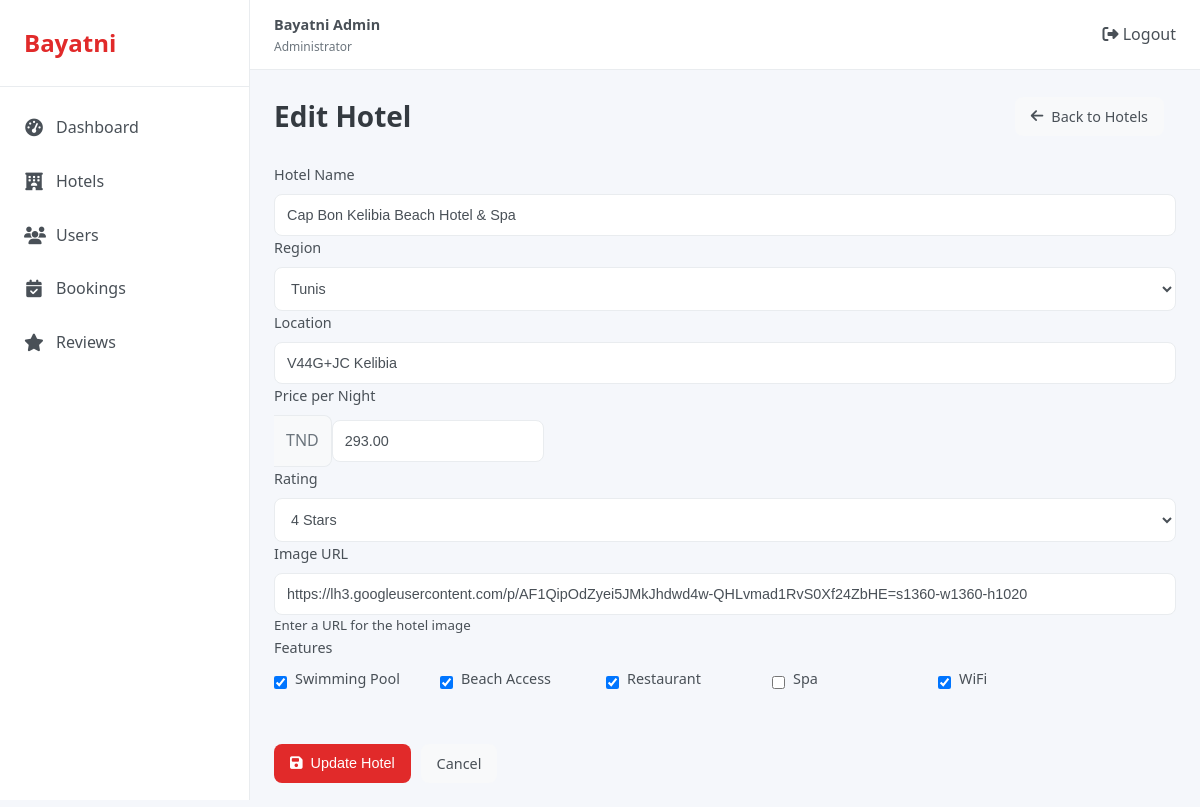
The app's page /admin/app/controllers/hotels/hotel_edit.php?id=13 (signed in) with its own data.
### tables this page shows
CREATE TABLE `hotels` (
  `id` int(11) NOT NULL,
  `title` varchar(100) NOT NULL,
  `location` varchar(100) NOT NULL,
  `price` decimal(10,2) NOT NULL,
  `rating` int(1) NOT NULL,
  `reviews_count` int(11) NOT NULL DEFAULT 0,
  `region` enum('tunis','hammamet','sousse','djerba','tabarka') NOT NULL,
  `image_url` varchar(255) NOT NULL,
  `features` varchar(255) DEFAULT NULL,
  `created_at` timestamp NOT NULL DEFAULT current_timestamp()
);

### admin/app/controllers/Hotels/hotel_edit.php (the view, shortened to what this page needs)
<?php
require_once __DIR__ .'/../../../config/config.php';
$id = intval($_GET['id']);
$query = "SELECT * FROM hotels WHERE id = ?";
$stmt = $conn->prepare($query);
$stmt->bind_param("i", $id);
$stmt->execute();
$result = $stmt->get_result();
$hotel = $result->fetch_assoc();
$hotelFeatures = explode(',', $hotel['features']);
?>
<!DOCTYPE html>
<html lang="en">
<head>
    <link rel="stylesheet" href="../../../public/css/styles.css">
    <link rel="stylesheet" href="https://cdnjs.cloudflare.com/ajax/libs/font-awesome/6.4.0/css/all.min.css">
</head>
<body>
    <div class="dashboard">
        <?php include __DIR__ .'/../../../includes/sidebar.php'; ?>
        <main class="main-content">
        <?php include __DIR__ .'/../../../includes/header.php'; ?>
            <div class="dashboard-content">
                <div class="page-header">
                    <h1>Edit Hotel</h1>
                    <a href="hotels.php" class="secondary-btn">
                        <i class="fas fa-arrow-left"></i> Back to Hotels
                    </a>
                </div>
                <div class="card">
                    <div class="card-body">
                        <form action="hotel_edit.php?id=<?php echo $id; ?>" method="POST" class="form">
                            <div class="form-group">
                                <label for="title">Hotel Name</label>
                                <input type="text" id="title" name="title" class="form-control" value="<?php echo htmlspecialchars($hotel['title']); ?>" required>
                            </div>
                            <div class="form-group">
                                <label for="region">Region</label>
                                <select id="region" name="region" class="form-control" required>
                                    <option value="tunis" <?php echo $hotel['region'] == 'tunis' ? 'selected' : ''; ?>>Tunis</option>
                                </select>
                            </div>
                            <div class="form-group">
                                <label for="location">Location</label>
                                <input type="text" id="location" name="location" class="form-control" value="<?php echo htmlspecialchars($hotel['location']); ?>" required>
                            </div>
                            <div class="form-row">
                                <div class="form-group col-md-6">
                                    <label for="price">Price per Night</label>
                                    <div class="input-group">
                                        <span class="input-group-text">TND</span>
                                        <input type="number" id="price" name="price" class="form-control" min="0" step="0.01" value="<?php echo htmlspecialchars($hotel['price']); ?>" required>
                                    </div>
                                </div>
                                <div class="form-group col-md-6">
                                    <label for="rating">Rating</label>
                                    <select id="rating" name="rating" class="form-control" required>
                                        <option value="4" <?php echo $hotel['rating'] == 4 ? 'selected' : ''; ?>>4 Stars</option>
                                    </select>
                                </div>
                            </div>
                            <div class="form-group">
                                <label for="image_url">Image URL</label>
                                <input type="url" id="image_url" name="image_url" class="form-control" value="<?php echo htmlspecialchars($hotel['image_url']); ?>" required>
                                <small class="form-text text-muted">Enter a URL for the hotel image</small>
                            </div>
                            <div class="form-group">
                                <label>Features</label>
                                <div class="checkbox-group">
                                    <div class="checkbox-item">
                                        <input type="checkbox" id="feature-pool" name="features[]" value="piscine" <?php echo in_array('piscine', $hotelFeatures) ? 'checked' : ''; ?>>
                                        <label for="feature-pool">Swimming Pool</label>
                                    </div>
                                    <div class="checkbox-item">
                                        <input type="checkbox" id="feature-beach" name="features[]" value="plage" <?php echo in_array('plage', $hotelFeatures) ? 'checked' : ''; ?>>
                                        <label for="feature-beach">Beach Access</label>
                                    </div>
                                    <div class="checkbox-item">
                                        <input type="checkbox" id="feature-restaurant" name="features[]" value="restaurant" <?php echo in_array('restaurant', $hotelFeatures) ? 'checked' : ''; ?>>
                                        <label for="feature-restaurant">Restaurant</label>
                                    </div>
                                    <div class="checkbox-item">
                                        <input type="checkbox" id="feature-spa" name="features[]" value="spa" <?php echo in_array('spa', $hotelFeatures) ? 'checked' : ''; ?>>
                                        <label for="feature-spa">Spa</label>
                                    </div>
                                    <div class="checkbox-item">
                                        <input type="checkbox" id="feature-wifi" name="features[]" value="wifi" <?php echo in_array('wifi', $hotelFeatures) ? 'checked' : ''; ?>>
                                        <label for="feature-wifi">WiFi</label>
                                    </div>
                                </div>
                            </div>
                            <br>
                            <div class="form-actions" style="display:flex; flex-direction:row; gap:10px;">
                                <button type="submit" class="primary-btn">
                                    <i class="fas fa-save"></i> Update Hotel
                                </button>
                                <a href="hotels.php" class="secondary-btn">Cancel</a>
                            </div>
                        </form>
                    </div>
                </div>
            </div>
        </main>
    </div>
</body>
</html>

### admin/public/css/styles.css (style rules this page uses)
:root { --primary-color: #e12a2a; --primary-light: #eef2ff; --secondary-color: #6c757d; --success-color: #28a745; --danger-color: #dc3545; --warning-color: #ffc107; --info-color: #17a2b8; --dark-color: #343a40; --light-color: #f8f9fa; --white-color: #ffffff; --sidebar-width: 250px; --header-height: 70px; --border-color: #e9ecef; --text-color: #495057; --text-muted: #6c757d; --shadow-sm: 0 0.125rem 0.25rem rgba(0, 0, 0, 0.075); --shadow: 0 0.5rem 1rem rgba(0, 0, 0, 0.15); --radius: 0.5rem; --transition: all 0.3s ease; }
* { margin: 0; padding: 0; box-sizing: border-box; }
body { font-family: 'Segoe UI', Tahoma, Geneva, Verdana, sans-serif; background-color: #f5f7fb; color: var(--text-color); line-height: 1.6; }
a { text-decoration: none; color: inherit; }
button { cursor: pointer; border: none; background: none; }
.dashboard { display: flex; min-height: 100vh; }
.main-content { flex: 1; margin-left: var(--sidebar-width); transition: var(--transition); }
.form-actions { display: flex; flex-direction: row; gap: 10px; margin-top: 20px; }
.dashboard-content { padding: 1.5rem; }
.page-header { display: flex; justify-content: space-between; align-items: center; margin-bottom: 1.5rem; }
.page-header h1 { font-size: 1.75rem; font-weight: 600; color: var(--dark-color); }
.primary-btn { background-color: var(--primary-color); color: var(--white-color); border-radius: var(--radius); padding: 0.5rem 1rem; font-size: 0.9rem; font-weight: 500; display: flex; align-items: center; transition: var(--transition); }
.primary-btn i { margin-right: 0.5rem; }
.secondary-btn { background-color: var(--light-color); color: var(--text-color); border-radius: var(--radius); padding: 0.5rem 1rem; font-size: 0.9rem; font-weight: 500; display: flex; align-items: center; transition: var(--transition); margin-right: 0.75rem; }
.secondary-btn i { margin-right: 0.5rem; }
.form-group { display: flex; flex-direction: column; }
.form-group label { font-size: 0.9rem; font-weight: 500; margin-bottom: 0.5rem; color: var(--text-color); }
.form-group input[type="text"], .form-group input[type="email"], .form-group input[type="password"], .form-group input[type="number"], .form-group input[type="url"], .form-group input[type="time"], .form-group select, .form-group textarea { padding: 0.75rem; border: 1px solid var(--border-color); border-radius: var(--radius); font-size: 0.9rem; color: var(--text-color); background-color: var(--white-color); outline: none; transition: var(--transition); }
.checkbox-group { display: flex; flex-wrap: wrap; gap: 1rem; }
.checkbox-item { display: flex; align-items: center; min-width: 150px; }
.checkbox-item input[type="checkbox"] { margin-right: 0.5rem; }
.input-group { display: flex; align-items: center; }
.input-group input { border-radius: var(--radius) 0 0 var(--radius); border-right: none; }
.input-group-text { padding: 0.75rem; background-color: var(--light-color); border: 1px solid var(--border-color); border-left: none; border-radius: 0 var(--radius) var(--radius) 0; color: var(--text-muted); }

### records on screen
hotels: title "Cap Bon Kelibia Beach Hotel & Spa", region "Tunis", location "V44G+JC Kelibia", price "293.00", rating "4 Stars", image_url "https://lh3.googleusercontent.com/p/AF1QipOdZyei5JMkJhdwd4w-QHLvmad1RvS0Xf24ZbHE=s1360-w1360-h1020", features "☑"
